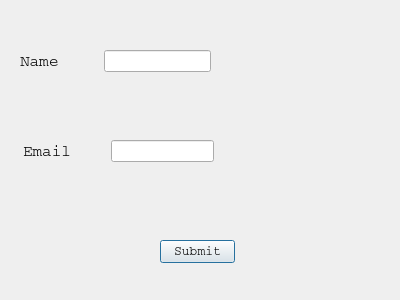
<?xml version="1.0" encoding="UTF-8"?>
<ui version="4.0">
 <class>Dialog</class>
 <widget class="QDialog" name="Dialog">
  <property name="geometry">
   <rect>
    <x>0</x>
    <y>0</y>
    <width>400</width>
    <height>300</height>
   </rect>
  </property>
  <property name="windowTitle">
   <string>Dialog</string>
  </property>
  <widget class="QPushButton" name="pushButton">
   <property name="geometry">
    <rect>
     <x>160</x>
     <y>240</y>
     <width>75</width>
     <height>23</height>
    </rect>
   </property>
   <property name="font">
    <font>
     <family>Courier</family>
     <pointsize>10</pointsize>
    </font>
   </property>
   <property name="text">
    <string>Submit</string>
   </property>
  </widget>
  <widget class="QWidget" name="">
   <property name="geometry">
    <rect>
     <x>20</x>
     <y>50</y>
     <width>191</width>
     <height>22</height>
    </rect>
   </property>
   <layout class="QHBoxLayout" name="horizontalLayout">
    <item>
     <widget class="QLabel" name="label">
      <property name="font">
       <font>
        <family>Courier</family>
        <pointsize>12</pointsize>
       </font>
      </property>
      <property name="text">
       <string>Name</string>
      </property>
     </widget>
    </item>
    <item>
     <spacer name="horizontalSpacer">
      <property name="orientation">
       <enum>Qt::Horizontal</enum>
      </property>
      <property name="sizeHint" stdset="0">
       <size>
        <width>40</width>
        <height>20</height>
       </size>
      </property>
     </spacer>
    </item>
    <item>
     <widget class="QLineEdit" name="lineEdit"/>
    </item>
   </layout>
  </widget>
  <widget class="QWidget" name="">
   <property name="geometry">
    <rect>
     <x>23</x>
     <y>140</y>
     <width>191</width>
     <height>22</height>
    </rect>
   </property>
   <layout class="QHBoxLayout" name="horizontalLayout_2">
    <item>
     <widget class="QLabel" name="label_2">
      <property name="font">
       <font>
        <family>Courier</family>
        <pointsize>12</pointsize>
       </font>
      </property>
      <property name="text">
       <string>Email</string>
      </property>
     </widget>
    </item>
    <item>
     <spacer name="horizontalSpacer_2">
      <property name="orientation">
       <enum>Qt::Horizontal</enum>
      </property>
      <property name="sizeHint" stdset="0">
       <size>
        <width>40</width>
        <height>20</height>
       </size>
      </property>
     </spacer>
    </item>
    <item>
     <widget class="QLineEdit" name="lineEdit_2"/>
    </item>
   </layout>
  </widget>
 </widget>
 <resources/>
 <connections/>
</ui>
